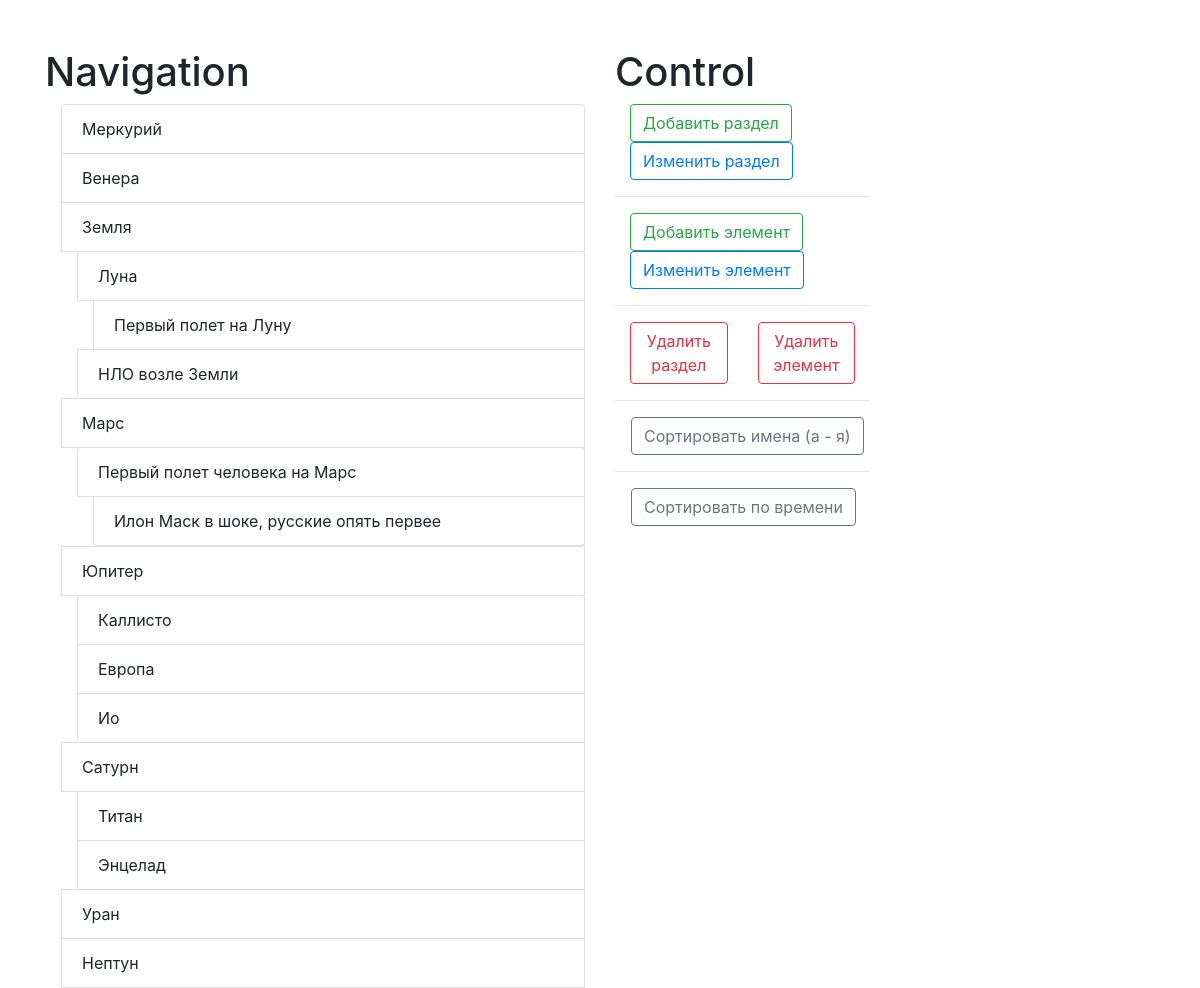
The page / on the database its author committed.
### tables this page shows
CREATE TABLE `chapter` (
  `id` int NOT NULL,
  `title` varchar(256) NOT NULL,
  `description` text,
  `parent_id` int NOT NULL,
  `updated_at` timestamp NOT NULL,
  `created_at` timestamp NOT NULL
);

CREATE TABLE `elem` (
  `id` int NOT NULL,
  `parent_id` int NOT NULL,
  `title` varchar(256) NOT NULL,
  `updated_at` timestamp NOT NULL,
  `created_at` timestamp NOT NULL,
  `type` text,
  `link` text
);

### database.php (called while the page is built, shortened)
<?php
class Database
{
    private $connect;
    public function connect ()
    {
        try {
            $this->connect = mysqli_connect(
                Connect_db::$db_host,
                Connect_db::$db_user,
                Connect_db::$db_pass,
                Connect_db::$db_name);
        } catch (Exception $e) {
            exit($e->getMessage());
        }
        return $this->connect;
    }
    public function select($table, $rows = '*', $where = null, $order = null)
    {
        $q = 'SELECT '.$rows.' FROM '.$table;
        $query = $this->connect->query($q);
        if($query)
        {
            $this->numResults = mysqli_num_rows($query);
            for($i = 0; $i < $this->numResults; $i++)
            {
                $r = mysqli_fetch_array($query);
                $key = array_keys($r);
                for($x = 0; $x < count($key); $x++)
                {
                    if(!is_int($key[$x]))
                    {
                        if(mysqli_num_rows($query) > 1)
                            $this->result0[$i][$key[$x]] = $r[$key[$x]];
                        else if(mysqli_num_rows($query) < 1)
                            $this->result0 = null;
                        else
                            $this->result0[$key[$x]] = $r[$key[$x]];
                    }
                }
            }
            return $this->result0;
        } else {
            return false;
        }
    }
}

### index.php (shortened to what this page needs)
<?php
require "database.php";
require "src/web/modules/_post_handler.php";
?>
<!doctype html>
<html lang="ru-RU">
<head>
    <link rel="stylesheet" href="https://cdn.jsdelivr.net/npm/bootstrap@4.3.1/dist/css/bootstrap.min.css">
    <link rel="stylesheet" href="src/web/css/style.css">
</head>
<body>
    <div class="container mt-5">
        <div class="row">
            <div class="col-6">
                <?php require 'src/web/modules/navigation.php' ?>
            </div>
            <div class="col-3">
                <?php require 'src/web/modules/control.php' ?>
            </div>
        </div>
    </div>
    </body>
</html>

### src/web/modules/navigation.php
<div id="navigation">
    <h1>Navigation</h1>
    <div id="nav-list">
        <?php
        $db_chap = new Database();
        $db_chap->connect();
        $db_elem = new Database();
        $db_elem->connect();
        if(!isset($_POST['sortAz'])) {
            $res_chap = $db_chap->select('chapter');
        } elseif(!isset($_POST['sortTime'])) {
            $res_chap = $db_chap->select('chapter', '*', null, 'updated_at');
        } else {
            $res_chap = $db_chap->select('chapter', '*', null, 'title');
        }
        $res_elem = $db_elem->select('elem');
        function create_tree ($sec, $elem, $parent_id){
            if ($parent_id != null)
                $tree = '<ul class="list-group ml-3">';
            for($i = 0; $i < count($sec); $i++) {
                if($sec[$i]["parent_id"] == null) {
                    $tree .= '<li class="list-group-item">'.$sec[$i]['title'];
                    for($k = 0; $k < count($elem); $k++){
                         if($elem[$k]["parent_id"] == $sec[$i]["id"]) {
                            $tree .= "<ul class='list-group-item ml-3'>".$elem[$k]["title"]."</ul>";
                         }
                    }
                    $tree .= '</li>';
                }
                elseif ($sec[$i]["parent_id"] == $parent_id) {
                    $tree .= '<li class="list-group-item">'.$sec[$i]['title'].'</li>';
                    $tree .=  create_tree ($sec, $elem, $sec[$i]['id']);
                    for($k = 0; $k < count($elem); $k++){
                        if($elem[$k]["parent_id"] == $sec[$i]["id"]) {
                            $tree .= "<ul class='list-group-item ml-3'>".$elem[$k]["title"]."</ul>";
                        }
                    }
                }
            }
            $tree .= '</ul>';
            return $tree;
        }
        echo create_tree ($res_chap, $res_elem, -1);
        ?>
    </div>
</div>

### src/web/modules/control.php (shortened to what this page needs)
<h1>Control</h1>
<div class="container">
    <div class="row">
        <div class="col">
            <button type="button" class="btn btn-outline-success" data-bs-toggle="modal" data-bs-target="#addChapter">Добавить раздел</button>
        </div>
        <div class="col">
            <button type="button" class="btn btn-outline-primary" data-bs-toggle="modal" data-bs-target="#changeChapter">Изменить раздел</button>
        </div>
    </div>
</div>
<hr/>
<div class="container">
    <div class="row">
        <div class="col">
            <button type="button" class="btn btn-outline-success" data-bs-toggle="modal" data-bs-target="#addElem">Добавить элемент</button>
        </div>
        <div class="col">
            <button type="button" class="btn btn-outline-primary" data-bs-toggle="modal" data-bs-target="#changeElem">Изменить элемент</button>
        </div>
    </div>
</div>
<hr/>
<div class="container">
    <div class="row">
        <div class="col">
            <button type="button" class="btn btn-outline-danger" data-bs-toggle="modal" data-bs-target="#deleteChapter">Удалить раздел</button>
        </div>
        <div class="col">
            <button type="button" class="btn btn-outline-danger" data-bs-toggle="modal" data-bs-target="#deleteElem">Удалить элемент</button>
        </div>
    </div>
</div>
<hr/>
<form method="post" action="insert.php">
    <input name="sortAz" class="btn btn-outline-secondary ml-3" type="submit" value="Сортировать имена (а - я)">
</form>
<hr/>
<form method="post" action="insert.php">
    <input name="sortTime" class="btn btn-outline-secondary ml-3" type="submit" value="Сортировать по времени">
</form>

### src/web/css/style.css (style rules this page uses)
hr { margin-top: 1rem; margin-bottom: 1rem; border: 0; border-top: 1px solid rgba(0, 0, 0, 0.1); }

### rows shown on the page
chapter: title "Меркурий"
chapter: title "Венера"
chapter: title "Земля"
chapter: title "Луна"
elem: title "Первый полет на Луну"
chapter: title "НЛО возле Земли"
chapter: title "Марс"
chapter: title "Первый полет человека на Марс"
elem: title "Илон Маск в шоке, русские опять первее"
chapter: title "Юпитер"
chapter: title "Каллисто"
chapter: title "Европа"
chapter: title "Ио"
chapter: title "Сатурн"
elem: title "Титан"
elem: title "Энцелад"
chapter: title "Уран"
chapter: title "Нептун"
